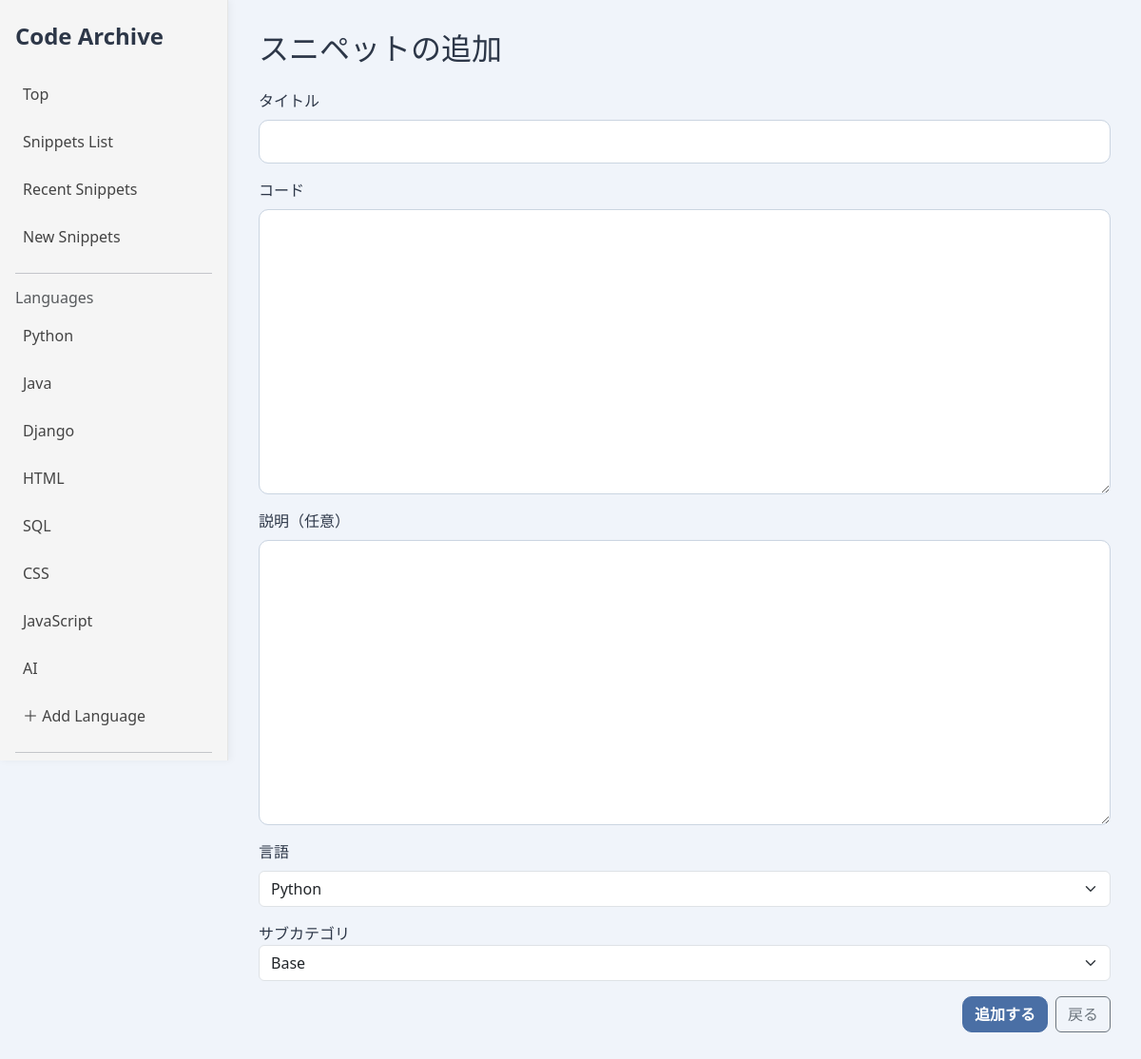
Screenshot of /snippets/add (signed in) with the database file from the repository.
### snippets/models.py (models this page shows, shortened)
class Language(models.Model):
    name = models.CharField(max_length=50)
    default_subcategory = models.ForeignKey(
        'SubCategory',
        null= True,
        blank= True,
        on_delete= models.SET_NULL,
        related_name= 'default_for_language'
    )

### snippets/views.py (the view, shortened to what this page needs)
# urls.py: path('snippets/add',views.snippet_add,name='snippet_add'), #言語指定可能
@login_required
def snippet_add(request,pk=None,sub_pk=None):
    fixed_lang = None
    fixed_sub = None
    subcategories = SubCategory.objects.all()
    if pk:
        fixed_lang = get_object_or_404(Language,pk=pk)
        subcategories = SubCategory.objects.filter(language_id=fixed_lang)
    if sub_pk:
        fixed_sub = get_object_or_404(SubCategory,pk=sub_pk)
    return render(request,"snippets/snippet_form.html",{
        "fixed_lang":fixed_lang,
        "fixed_sub":fixed_sub,
        "snippet":None,
        "button_label":"追加する",
        "title":"スニペットの追加",
        "subcategories":subcategories,
    })

### snippets/context_processors.py (called while the page is built)
def categories(request):
    return{
        "categories":Language.objects.all()
    }

### snippets/templates/snippets/snippet_form.html (shortened to what this page needs)
{% extends "snippets/base.html" %}
{% block main %}
<h2 class="mb-4">{{ title }}</h2>
<form method="post">
    <div class="mb-3">
        <label class="form-label">タイトル</label>
        <input type="text" name="title" class="form-control" value={{ snippet.title|default:'' }}>
    </div>
    <div class="mb-3">
        <label class="form-label">コード</label>
        <textarea name="code" class="form-control" rows="8">{{snippet.code|default:''}}</textarea>
    </div>
    <div class="mb-3">
        <label class="form-label">説明（任意）</label>
        <textarea name="description" class="form-control" rows="4">{{ snippet.description|default:"" }}</textarea>
    </div>
    {% if not fixed_lang %}
    <div class="mb-3">
        <label class="form-label">言語</label>
        <select id="language" name="language" class="form-select">
            {% for c in categories %}
            <option value="{{ c.pk }}" {% if  snippet.language.pk == c.pk %}selected{% endif %}>{{ c.name }}</option>
            {% endfor %}
        </select>
    </div>
    {% else %}
    <p class="text-muted">言語: {{ fixed_lang.name }}</p>
    {% endif %}
    <label>サブカテゴリ</label>
<select id="subcategory" name="subcategory" class="form-select">
    {% for sub in subcategories %}
    <option value="{{ sub.id }}"
            data-lang="{{ sub.language.id }}"
            {% if sub.id == sub.language.default_subcategory.id %}
            data-default-sub="1"
            {% endif %}
            {% comment %} {% if not fixed_sub and not fixed_lang  %}selected{% endif %} {% endcomment %}
            >
        {{ sub.name }}
    </option>
    {% endfor %}
</select>
    <div class="d-flex justify-content-end gap-2 mt-3">
        <button class="btn btn-primary">{{ button_label }}</button>
        {% if fixed_lang %}
        <a href="javascript:history.back()" class="btn btn-outline-secondary">
            戻る
        </a>
        {% else %}
        <a href="javascript:history.back()" class="btn btn-outline-secondary">
            戻る
        </a>
        {% endif %}
    </div>
</form>
{% endblock %}

### snippets/templates/snippets/base.html (shortened to what this page needs)
{% load static %}
<html>
<head>
  <link href="https://cdn.jsdelivr.net/npm/bootstrap@5.3.2/dist/css/bootstrap.min.css" rel="stylesheet">
  <link rel="stylesheet" href="{% static 'snippets/style.css' %}">
  <link rel="stylesheet" href="//cdnjs.cloudflare.com/ajax/libs/highlight.js/11.7.0/styles/github.min.css">
</head>
<body class="page-transition">
  <aside id="sidebar" class="sidebar" style="position:fixed; left:0; top:0;">
    <h4 class="fw-bold mb-4">Code Archive</h4>
    <a href="{% url 'top' %}" class="nav-item-link">Top</a>
    <a href="{% url 'snippets_list' %}" class="nav-item-link">Snippets List</a>
    <a href="{% url 'recent_snippets' %}" class="nav-item-link">Recent Snippets</a>
    <a href="{% url 'snippet_add' %}" class="nav-item-link">New Snippets</a>
    <hr>
    <h6 class="text-muted">Languages</h6>
    {% for c in categories %}
      <a href="/languages/{{ c.id }}" class="nav-item-link">{{ c.name }}</a>
    {% endfor %}
    <a href="{% url 'languages_add' %}" class="nav-item-link">＋ Add Language</a>
    <hr>
  </aside>
  <main class="content page-transition">
    {% block main %}{% endblock %}
  </main>
</body>
</html>

### snippets/static/snippets/style.css (style rules this page uses)
.sidebar { position: fixed; width: 240px; height: 100vh; background: #f7f7f7; border-right: 1px solid #e5e5e5; padding: 24px 16px; overflow-y: auto; box-shadow: 2px 0 8px rgba(0, 0, 0, 0.05); left: 0; top: 0; }
.content { padding: 32px; overflow-y: auto; }
.nav-item-link { display: block; padding: 10px 8px; border-radius: 8px; text-decoration: none; color: #444; margin-bottom: 6px; }
.page-transition { animation: slideIn 0.5s ease; }
.sidebar { position: fixed; top: 0; left: 0; width: 240px; height: 100vh; background: #f5f5f5; border-right: 1px solid #e5e5e5; padding: 24px 16px; overflow-y: auto; }
.content { margin-left: 240px; padding: 32px; overflow-y: auto; }
textarea.form-control { min-height: 300px; font-family: monospace; white-space: pre; }
:root { --color-primary: #4a6fa5; --color-primary-dark: #3b5c8a; --color-bg-light: #f0f4fa; --color-text-main: #2d3748; }
body { background: var(--color-bg-light); color: var(--color-text-main); font-family: 'Segoe UI', 'Hiragino Sans', sans-serif; }
.form-control { border-radius: 10px; padding: 10px 12px; border: 1px solid #cbd5e1; }
.btn-primary { background: var(--color-primary); border-color: var(--color-primary); border-radius: 10px; padding: 6px 12px; font-weight: 600; }

### rows the page displays
Language: name "Python"
Language: name "Java"
Language: name "Django"
Language: name "HTML"
Language: name "SQL"
Language: name "CSS"
Language: name "JavaScript"
Language: name "AI"

### other values shown
{{ title }} "スニペットの追加"
{{ button_label }} "追加する"
form field language "Python"
form field subcategory "Base"
